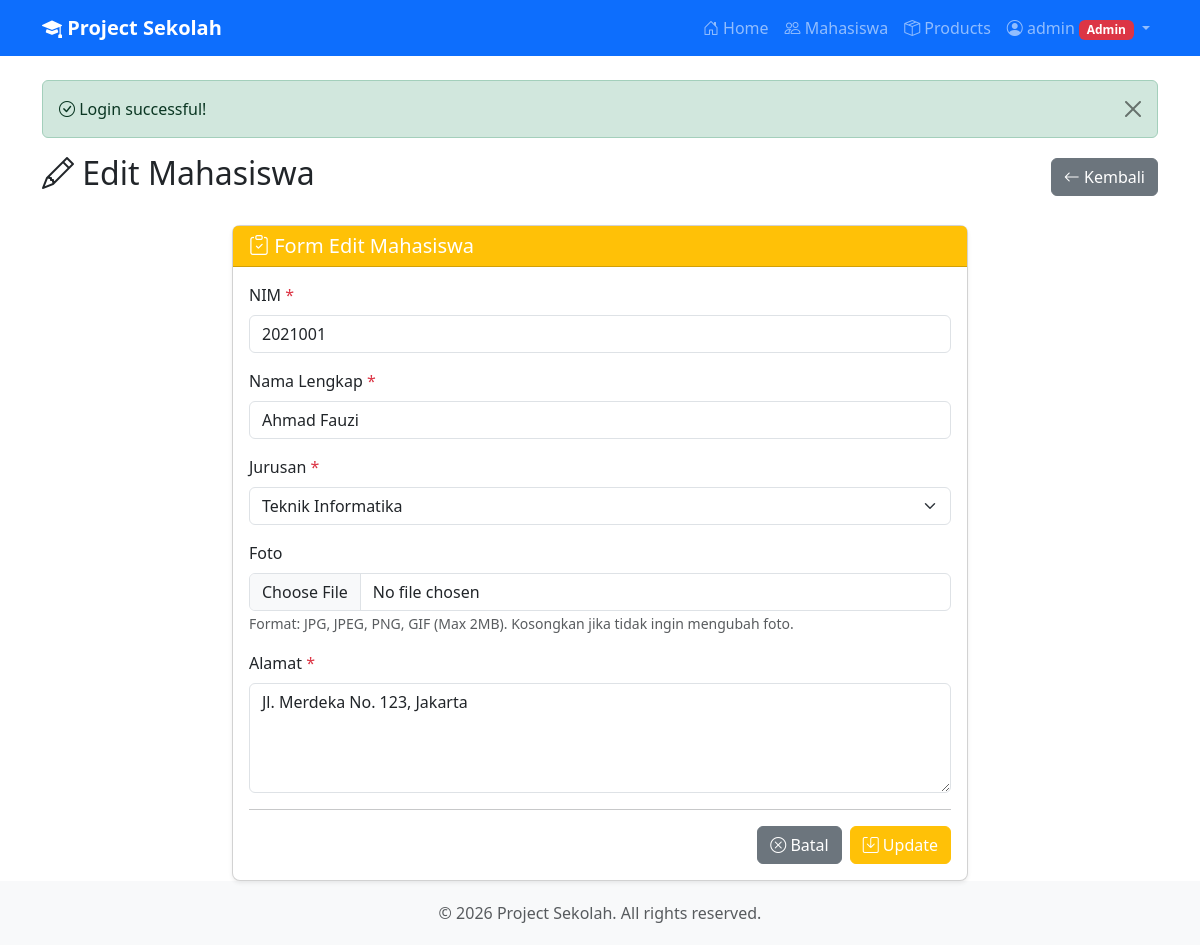
Screenshot of /index.php?page=mahasiswa&action=edit&id=1 (signed in) with the database file from the repository.
### tables this page shows
CREATE TABLE IF NOT EXISTS mahasiswa (
    id INT AUTO_INCREMENT PRIMARY KEY,
    nim VARCHAR(20) UNIQUE NOT NULL,
    name VARCHAR(100) NOT NULL,
    jurusan VARCHAR(100) NOT NULL,
    foto VARCHAR(255) DEFAULT NULL,
    alamat TEXT NOT NULL,
    created_at TIMESTAMP DEFAULT CURRENT_TIMESTAMP,
    updated_at TIMESTAMP DEFAULT CURRENT_TIMESTAMP ON UPDATE CURRENT_TIMESTAMP
);

### controllers/MahasiswaController.php (called while the page is built, shortened)
<?php
class MahasiswaController {
    private $mahasiswaModel;
    public function __construct($db) {
        $this->mahasiswaModel = new Mahasiswa($db);
    }
    public function edit() {
        $id = $_GET['id'] ?? 0;
        $mahasiswa = $this->mahasiswaModel->getById($id);
        require_once 'views/layouts/header.php';
        require_once 'views/mahasiswa/edit.php';
        require_once 'views/layouts/footer.php';
    }
}

### models/Mahasiswa.php (called while the page is built, shortened)
<?php
class Mahasiswa {
    private $conn;
    private $table = 'mahasiswa';
    public function __construct($db) {
        $this->conn = $db;
    }
    public function getById($id) {
        $stmt = $this->conn->prepare("SELECT * FROM {$this->table} WHERE id = ?");
        $stmt->bind_param("i", $id);
        $stmt->execute();
        return $stmt->get_result()->fetch_assoc();
    }
}

### views/mahasiswa/edit.php (the view, shortened to what this page needs)
<div class="row">
    <div class="col-12">
        <div class="d-flex justify-content-between align-items-center mb-4">
            <h2>
                <i class="bi bi-pencil"></i> Edit Mahasiswa
            </h2>
            <a href="index.php?page=mahasiswa" class="btn btn-secondary">
                <i class="bi bi-arrow-left"></i> Kembali
            </a>
        </div>
    </div>
</div>
<div class="row">
    <div class="col-lg-8 mx-auto">
        <div class="card">
            <div class="card-header bg-warning text-white">
                <h5 class="mb-0">
                    <i class="bi bi-clipboard-check"></i> Form Edit Mahasiswa
                </h5>
            </div>
            <div class="card-body">
                <form method="POST" action="index.php?page=mahasiswa&action=update" enctype="multipart/form-data">
                    <div class="mb-3">
                        <label for="nim" class="form-label">
                            NIM <span class="text-danger">*</span>
                        </label>
                        <input type="text" class="form-control" id="nim" name="nim"
                               value="<?= htmlspecialchars($mahasiswa['nim']) ?>" required>
                    </div>
                    <div class="mb-3">
                        <label for="name" class="form-label">
                            Nama Lengkap <span class="text-danger">*</span>
                        </label>
                        <input type="text" class="form-control" id="name" name="name"
                               value="<?= htmlspecialchars($mahasiswa['name']) ?>" required>
                    </div>
                    <div class="mb-3">
                        <label for="jurusan" class="form-label">
                            Jurusan <span class="text-danger">*</span>
                        </label>
                        <select class="form-select" id="jurusan" name="jurusan" required>
                            <option value="Teknik Informatika" <?= $mahasiswa['jurusan'] == 'Teknik Informatika' ? 'selected' : '' ?>>Teknik Informatika</option>
                        </select>
                    </div>
                    <div class="mb-3">
                        <label for="foto" class="form-label">
                            Foto
                        </label>
                        <input type="file" class="form-control" id="foto" name="foto" accept="image/*">
                        <small class="text-muted">Format: JPG, JPEG, PNG, GIF (Max 2MB). Kosongkan jika tidak ingin mengubah foto.</small>
                    </div>
                    <div class="mb-3">
                        <label for="alamat" class="form-label">
                            Alamat <span class="text-danger">*</span>
                        </label>
                        <textarea class="form-control" id="alamat" name="alamat" rows="4" required><?= htmlspecialchars($mahasiswa['alamat']) ?></textarea>
                    </div>
                    <hr>
                    <div class="d-grid gap-2 d-md-flex justify-content-md-end">
                        <a href="index.php?page=mahasiswa" class="btn btn-secondary">
                            <i class="bi bi-x-circle"></i> Batal
                        </a>
                        <button type="submit" class="btn btn-warning text-white">
                            <i class="bi bi-save"></i> Update
                        </button>
                    </div>
                </form>
            </div>
        </div>
    </div>
</div>

### views/layouts/header.php (style rules this page uses)
body { min-height: 100vh; display: flex; flex-direction: column; }
.card { box-shadow: 0 0.125rem 0.25rem rgba(0,0,0,0.075); border-radius: 0.5rem; }

### rows the page displays
mahasiswa: nim "2021001", name "Ahmad Fauzi", jurusan "Teknik Informatika", alamat "Jl. Merdeka No. 123, Jakarta"

### other values shown
APP_NAME "Project Sekolah"
$_SESSION['username'] "admin"
$_SESSION['success'] "Login successful!"
